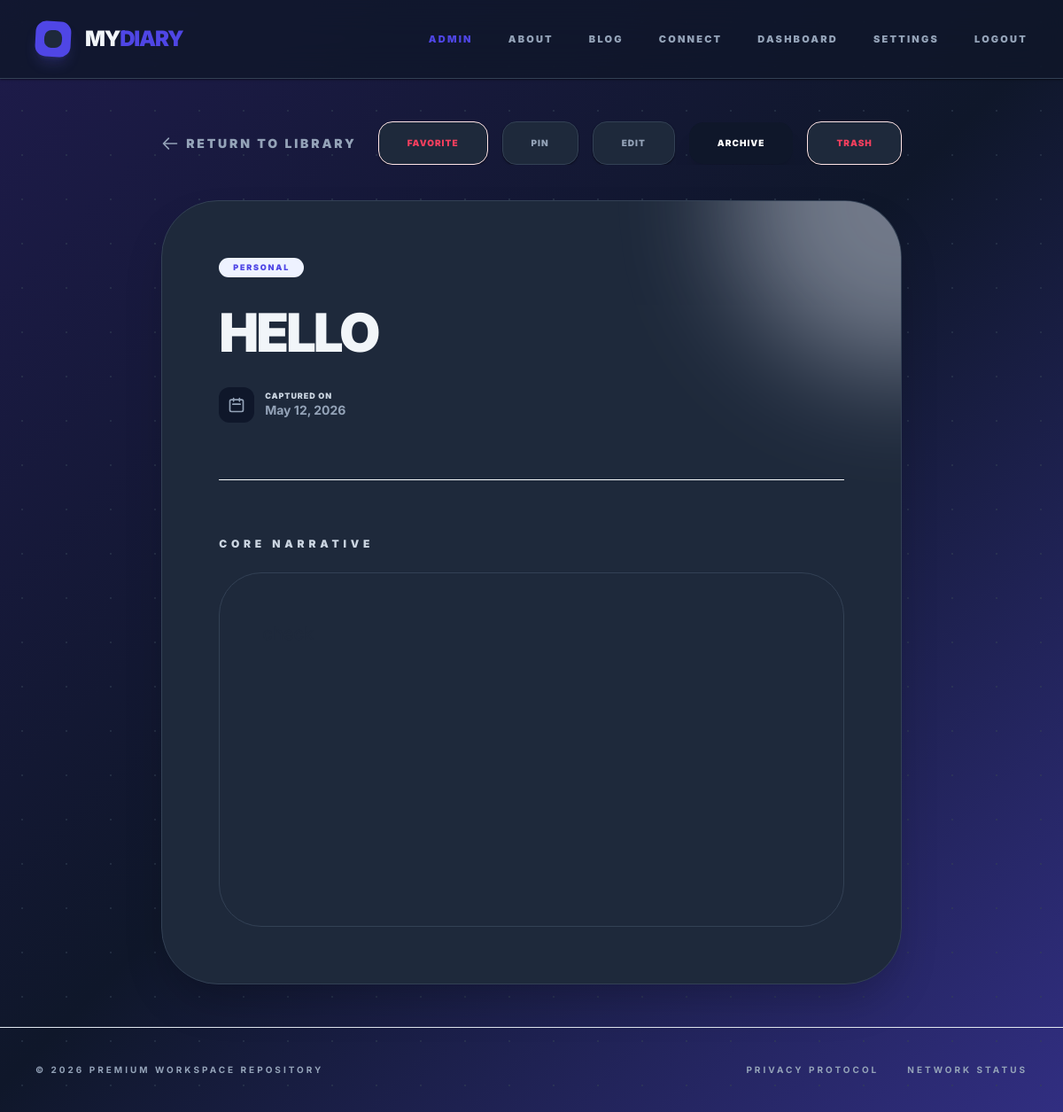
The page /view/14/ (signed in) on the database its author committed.
### userapp/models.py (models this page shows, shortened)
class Note(models.Model):
    user = models.ForeignKey(User, on_delete=models.CASCADE)
    title = models.CharField(max_length=200)
    description = models.TextField(blank=True, null=True)
    content = models.TextField(blank=True, null=True)
    file = models.FileField(upload_to='notes/', blank=True, null=True)
    category = models.ForeignKey(Category, on_delete=models.SET_NULL, null=True)
    is_archived = models.BooleanField(default=False)
    is_shared = models.BooleanField(default=False)
    is_pinned = models.BooleanField(default=False)
    is_favorite = models.BooleanField(default=False)
    is_deleted = models.BooleanField(default=False)
    is_approved = models.BooleanField(default=False)
    rejection_reason = models.TextField(blank=True, null=True)
    reminder_date = models.DateTimeField(null=True, blank=True)
    summary = models.TextField(blank=True, null=True)
    tags = models.CharField(max_length=255, blank=True, null=True)
    created_at = models.DateTimeField(auto_now_add=True)

class Category(models.Model):
    name = models.CharField(max_length=100)

### userapp/views.py (the view)
# urls.py: path('view/<int:note_id>/', views.user_view_note, name='user_view_note'),
@login_required
def user_view_note(request, note_id):
    note = get_object_or_404(Note, id=note_id, user=request.user)
    return render(request, 'userapp/view_note.html', {'note': note})

### templates/userapp/view_note.html (shortened to what this page needs)
{% extends 'base.html' %}
{% block content %}
<div class="max-w-5xl mx-auto py-8 md:py-12 px-4 md:px-6 animate-fade-in opacity-0">
    <div class="mb-8 md:mb-10 flex flex-col md:flex-row items-start md:items-center justify-between gap-6">
        <a href="{% url 'dashboard' %}" class="inline-flex items-center gap-2 text-[10px] md:text-sm font-black text-slate-400 hover:text-indigo-600 transition-all uppercase tracking-[0.2em]">
            <svg class="w-4 h-4 md:w-5 md:h-5" fill="none" stroke="currentColor" viewBox="0 0 24 24"><path stroke-linecap="round" stroke-linejoin="round" stroke-width="2" d="M10 19l-7-7m0 0l7-7m-7 7h18"/></svg>
            Return to Library
        </a>
        <div class="w-full md:w-auto overflow-x-auto no-scrollbar -mx-4 px-4 md:mx-0 md:px-0">
            <div class="flex items-center gap-3 md:gap-4 whitespace-nowrap pb-2 md:pb-0">
                {% if note.is_deleted %}
                <a href="{% url 'restore_note' note.id %}" class="px-6 md:px-8 py-3 md:py-4 rounded-xl md:rounded-2xl bg-indigo-600 text-white text-[9px] md:text-[10px] font-black uppercase tracking-widest hover:bg-indigo-700 transition-all shadow-xl">
                    Restore
                </a>
                <a href="{% url 'permanent_delete' note.id %}" onclick="return confirm('WARNING: Permanent deletion cannot be undone. Proceed?')"
                   class="px-6 md:px-8 py-3 md:py-4 rounded-xl md:rounded-2xl bg-rose-600 text-white text-[9px] md:text-[10px] font-black uppercase tracking-widest hover:bg-rose-700 transition-all shadow-xl">
                    Erase
                </a>
                {% else %}
                <a href="{% url 'toggle_favorite' note.id %}" class="px-6 md:px-8 py-3 md:py-4 rounded-xl md:rounded-2xl bg-white border border-rose-100 text-rose-500 text-[9px] md:text-[10px] font-black uppercase tracking-widest hover:bg-rose-50 transition-all shadow-sm">
                    {% if note.is_favorite %}Unfavorite{% else %}Favorite{% endif %}
                </a>
                <a href="{% url 'toggle_pin' note.id %}" class="px-6 md:px-8 py-3 md:py-4 rounded-xl md:rounded-2xl bg-white border border-slate-100 text-slate-600 text-[9px] md:text-[10px] font-black uppercase tracking-widest hover:bg-indigo-50 hover:text-indigo-600 transition-all shadow-sm">
                    {% if note.is_pinned %}Unpin{% else %}Pin{% endif %}
                </a>
                <a href="{% url 'edit_note' note.id %}" class="px-6 md:px-8 py-3 md:py-4 rounded-xl md:rounded-2xl bg-white border border-slate-100 text-slate-600 text-[9px] md:text-[10px] font-black uppercase tracking-widest hover:bg-slate-50 transition-all shadow-sm">
                    Edit
                </a>
                <a href="{% url 'toggle_archive' note.id %}" class="px-6 md:px-8 py-3 md:py-4 rounded-xl md:rounded-2xl bg-slate-900 text-white text-[9px] md:text-[10px] font-black uppercase tracking-widest hover:bg-amber-600 transition-all shadow-xl">
                    {% if note.is_archived %}Unarchive{% else %}Archive{% endif %}
                </a>
                <a href="{% url 'user_delete_note' note.id %}" onclick="return confirm('Move this asset to Trash?')"
                   class="px-6 md:px-8 py-3 md:py-4 rounded-xl md:rounded-2xl bg-white border border-rose-100 text-rose-500 text-[9px] md:text-[10px] font-black uppercase tracking-widest hover:bg-rose-600 hover:text-white transition-all shadow-sm">
                    Trash
                </a>
                {% endif %}
            </div>
        </div>
    </div>
    <div class="bg-white border border-slate-100 rounded-3xl md:rounded-[4rem] p-6 md:p-16 shadow-2xl relative overflow-hidden">
        <div class="absolute top-0 right-0 w-64 md:w-96 h-64 md:h-96 bg-indigo-50 rounded-full -mr-32 md:-mr-48 -mt-32 md:-mt-48 opacity-40 blur-3xl"></div>
        <div class="relative z-10">
            <div class="mb-10 md:mb-16 pb-10 md:pb-16 border-b border-slate-50">
                <div class="flex flex-wrap items-center gap-2 md:gap-4 mb-6 md:mb-8">
                    <span class="px-3 md:px-4 py-1 rounded-full bg-indigo-50 text-indigo-600 text-[8px] md:text-[9px] font-black uppercase tracking-[0.2em]">
                        {{ note.category.name|default:"General Entry" }}
                    </span>
                </div>
                <h1 class="text-3xl md:text-6xl font-black text-slate-900 tracking-tighter leading-tight mb-6 md:mb-8 uppercase">{{ note.title }}</h1>
                <div class="flex flex-wrap items-center gap-6 md:gap-8">
                    <div class="flex items-center gap-3">
                        <div class="w-8 h-8 md:w-10 md:h-10 bg-slate-50 rounded-lg md:rounded-xl flex items-center justify-center text-slate-400 flex-shrink-0">
                            <svg class="w-4 h-4 md:w-5 md:h-5" fill="none" stroke="currentColor" viewBox="0 0 24 24"><path stroke-linecap="round" stroke-linejoin="round" stroke-width="2" d="M8 7V3m8 4V3m-9 8h10M5 21h14a2 2 0 002-2V7a2 2 0 00-2-2H5a2 2 0 00-2 2v12a2 2 0 002 2z"/></svg>
                        </div>
                        <div>
                            <p class="text-[8px] md:text-[9px] font-black text-slate-300 uppercase tracking-widest">Captured On</p>
                            <p class="text-xs md:text-sm font-bold text-slate-600">{{ note.created_at|date:"F d, Y" }}</p>
                        </div>
                    </div>
                </div>
            </div>
            <div class="space-y-10 md:space-y-16">
                <div class="space-y-4 md:space-y-6">
                    <p class="text-[10px] md:text-xs font-black text-slate-300 uppercase tracking-[0.4em]">Core Narrative</p>
                    <div class="bg-white rounded-2xl md:rounded-[3rem] p-6 md:p-12 border border-slate-100 min-h-[300px] md:min-h-[400px] overflow-hidden">
                        <div class="rich-content text-slate-800 text-base md:text-xl leading-relaxed md:leading-loose font-medium break-words">
                            {{ note.content|safe|default:"This note contains only the attached asset above." }}
                        </div>
                    </div>
                </div>
            </div>
        </div>
    </div>
</div>
{% endblock %}

### templates/base.html (style rules this page uses)
:root { --bg-primary: #f8fafc; --bg-secondary: #ffffff; --text-primary: #1e293b; --text-secondary: #64748b; --border-color: #e2e8f0; --card-bg: #ffffff; --glass-bg: rgba(255, 255, 255, 0.7); --indigo-accent: #4f46e5; --gradient-1: #f0f4ff; --gradient-2: #ffffff; --gradient-3: #fff0f6; }
[data-theme='dark'] { --bg-primary: #0f172a; --bg-secondary: #1e293b; --text-primary: #f1f5f9; --text-secondary: #94a3b8; --border-color: #334155; --card-bg: #1e293b; --glass-bg: rgba(15, 23, 42, 0.8); --gradient-1: #1e1b4b; --gradient-2: #0f172a; --gradient-3: #312e81; }
body { font-family: 'Inter', sans-serif; background-color: var(--bg-primary); color: var(--text-primary); overflow-x: hidden; font-size: 16px; line-height: 1.6; transition: background-color 0.3s ease, color 0.3s ease; }
[data-theme='dark'] .bg-white, [data-theme='night'] .bg-white { background-color: var(--bg-secondary) !important; }
[data-theme='dark'] .bg-slate-50, [data-theme='night'] .bg-slate-50 { background-color: var(--bg-primary) !important; }
[data-theme='dark'] .text-slate-900, [data-theme='night'] .text-slate-900 { color: var(--text-primary) !important; }
[data-theme='dark'] .text-slate-600, [data-theme='night'] .text-slate-600 { color: var(--text-secondary) !important; }
[data-theme='dark'] .text-slate-400, [data-theme='night'] .text-slate-400 { color: var(--text-secondary) !important; }
[data-theme='dark'] .border-slate-100, [data-theme='night'] .border-slate-100 { border-color: var(--border-color) !important; }
[data-theme='dark'] .shadow-sm, [data-theme='night'] .shadow-sm { box-shadow: 0 1px 2px 0 rgba(0, 0, 0, 0.5) !important; }
.no-scrollbar { -ms-overflow-style: none; scrollbar-width: none; }

### templates/userapp/view_note.html (style rules this page uses)
.rich-content p { margin-bottom: 1.25rem; }
.animate-fade-in { animation: fadeIn 0.8s cubic-bezier(0.4, 0, 0.2, 1) forwards; }

### rows shown on the page
Note: category.name "PERSONAL", title "HELLO", created_at "May 12, 2026"
